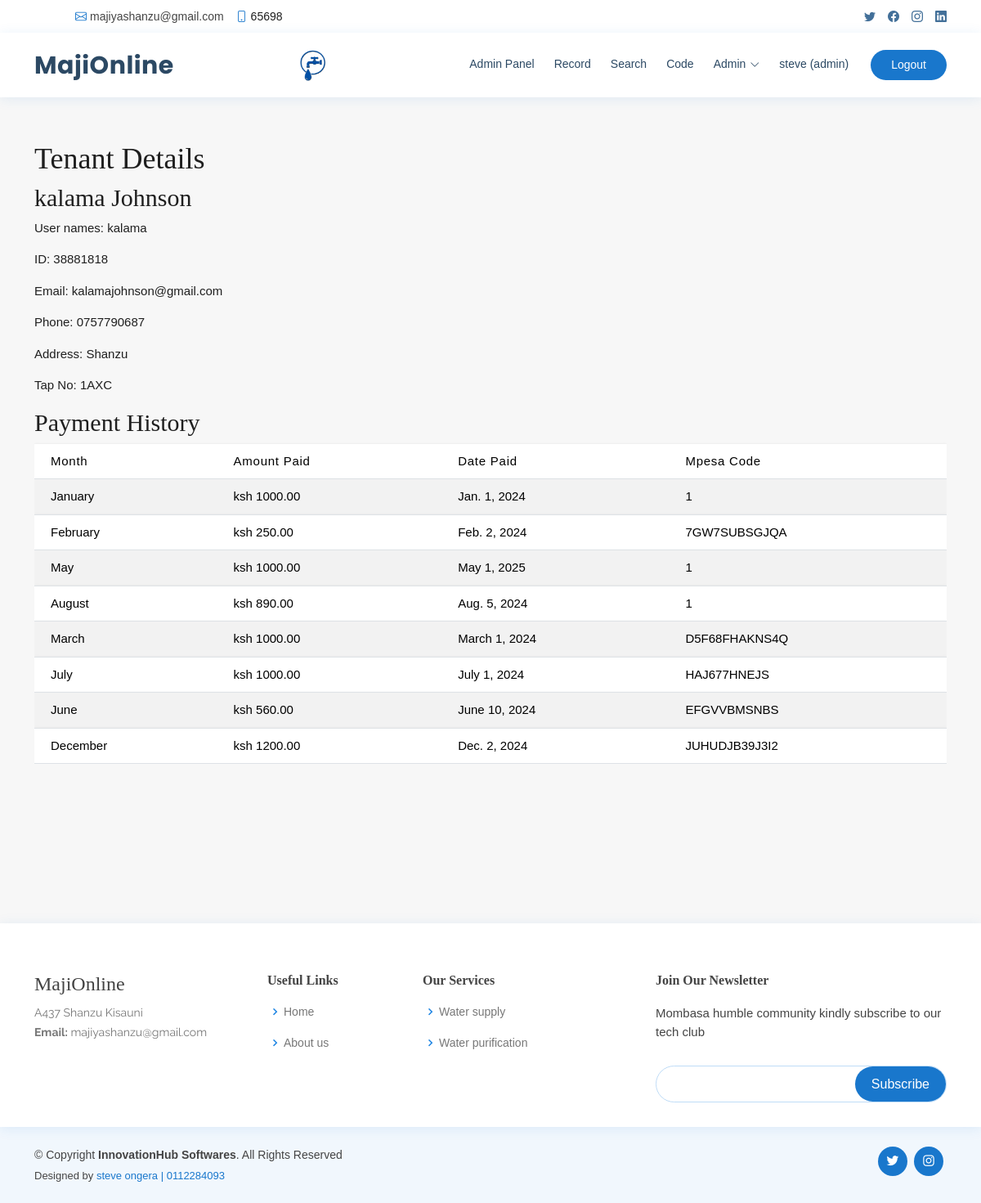
Page /tenant/1/ (signed in) on the earlier database version.
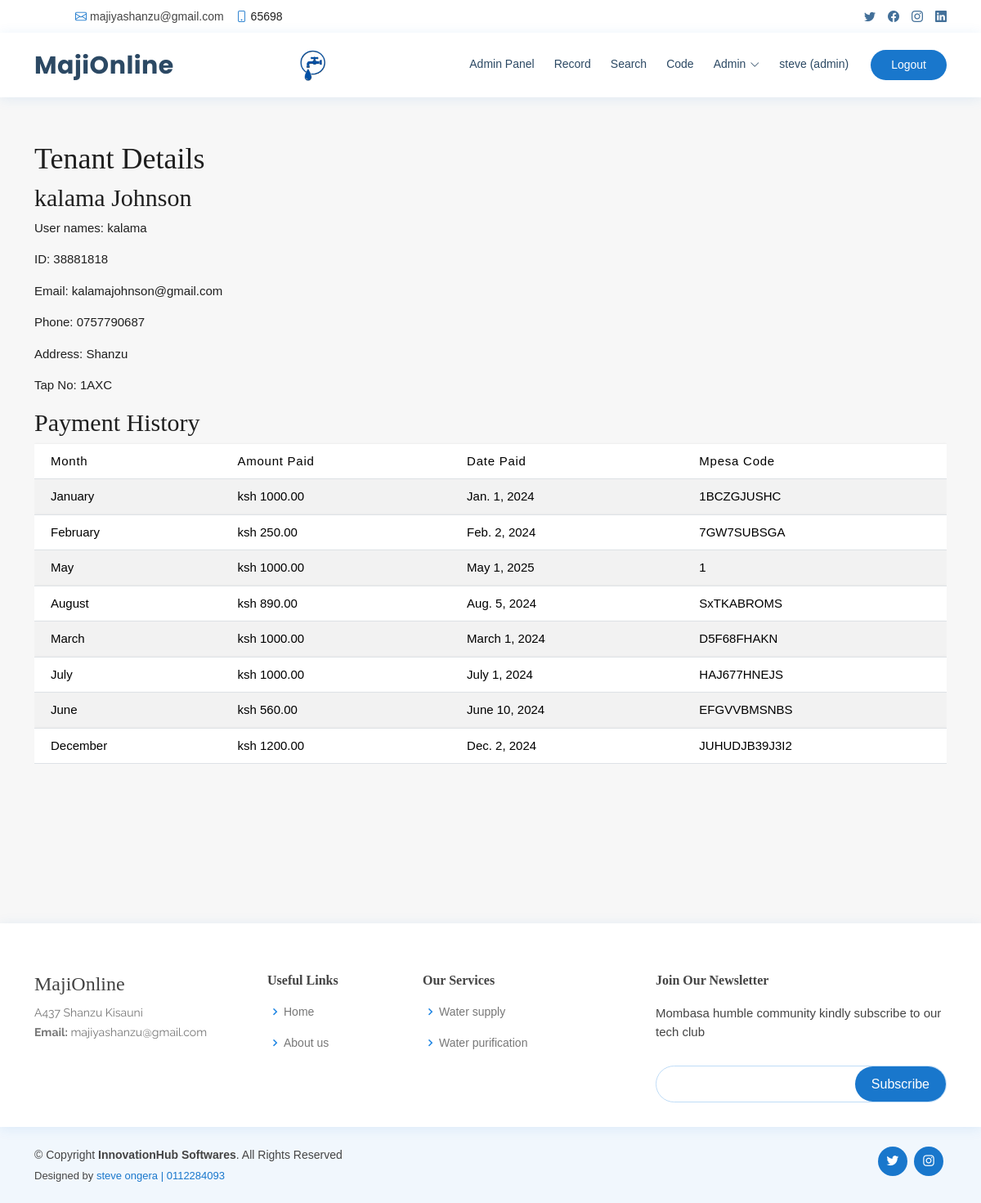
Same page on the later database version.
### Record/models.py (models this page shows, shortened)
class Payment(models.Model):
    tenant = models.ForeignKey(Tenant, on_delete=models.CASCADE)
    month = models.ForeignKey(Month, on_delete=models.CASCADE)
    amount = models.DecimalField(max_digits=10, decimal_places=2)
    mpesa_code=models.CharField(max_length=100)
    date_paid = models.DateField()
    class Meta:
        unique_together = ('tenant', 'month')

class Month(models.Model):
    TERM_CHOICES = [
        ('January', 'January'),
        ('February', 'February'),
        ('March', 'March'),
        ('April', 'April'),
        ('May', 'May'),
        ('June', 'June'),
        ('July', 'July'),
        ('August', 'August'),
        ('September', 'September'),
        ('October', 'October'),
        ('November', 'November'),
        ('December', 'December'),
    ]
    name = models.CharField(max_length=10, choices=TERM_CHOICES)
    start_date = models.DateField()
    end_date = models.DateField()

### Record/views.py (the view)
# urls.py: path('tenant/<int:tenant_id>/', views.tenant_detail, name='tenant_detail'),
@login_required
@user_passes_test(is_admin_or_developer)
def tenant_detail(request, tenant_id):
    tenant = get_object_or_404(Tenant, id=tenant_id)
    payments = Payment.objects.filter(tenant=tenant)
    context = {
        'tenant': tenant,
        'payments': payments,
    }
    return render(request, 'tenant_detail.html', context)

### Record/views.py (called while the page is built)
def is_admin_or_developer(user):
    return user.profile.user_type in ['admin', 'developer']

### templates/tenant_detail.html (shortened to what this page needs)
{% extends 'base.html' %}
{% load static %}
{% block content %}
<link href="{% static 'assets/css/style2.css'%}" rel="stylesheet">
<br>
<br>
<br>
<br>
<br>
<main id="main" class="main">
    <section class="section">
        <div class="container">
                <h1>Tenant Details</h1>
                <h2>{{ tenant.first_name }} {{ tenant.last_name }}</h2>
                <p>User names: {{ tenant.user_name }}</p>
                <p>ID: {{ tenant.identification_number }}</p>
                <p>Email: {{ tenant.email }}</p>
                <p>Phone: {{ tenant.phone }}</p>
                <p>Address: {{ tenant.address }}</p>
                <p>Tap No: {{ tenant.tap_no }}</p>
                <div class="row">
                    <div class="col-md-12">
                        <div class="table-responsive">
                            <h2>Payment History</h2>
                            <table class="table table-striped custom-table mb-0 datatable">
                                <thead>
                                    <tr>
                                        <th>Month</th>
                                        <th>Amount Paid</th>
                                        <th>Date Paid</th>
                                        <th>Mpesa Code</th>
                                    </tr>
                                </thead>
                                <tbody>
                                    {% for payment in payments %}
                                    <tr>
                                        <td>{{ payment.month.name }}</td>
                                        <td>ksh {{ payment.amount }}</td>
                                        <td>{{ payment.date_paid }}</td>
                                        <td>{{ payment.mpesa_code }}</td>
                                    </tr>
                                    {% empty %}
                                    <tr>
                                        <td colspan="3">No payments found.</td>
                                    </tr>
                                    {% endfor %}
                                </tbody>
                            </table>
                        </div>
                    </div>
                </div>
     </section>
</main>
{% endblock %}

Differences in the rows shown:
changed Payment "January": mpesa_code "1" → "1BCZGJUSHC"
changed Payment "February": mpesa_code "7GW7SUBSGJQA" → "7GW7SUBSGA"
changed Payment "August": mpesa_code "1" → "SxTKABROMS"
changed Payment "March": mpesa_code "D5F68FHAKNS4Q" → "D5F68FHAKN"
